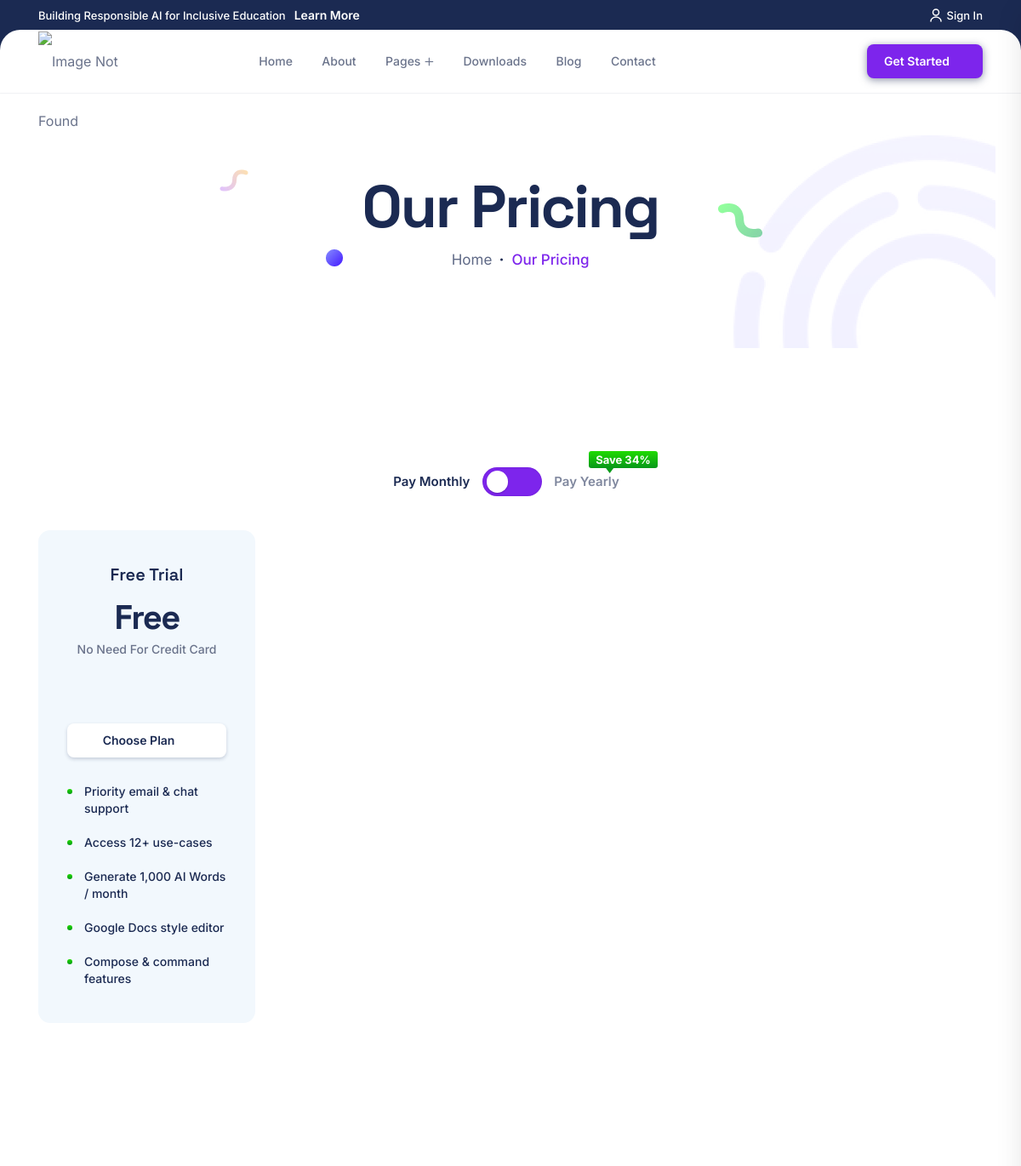
Before: /pricing/ (upper part) with the older database file.
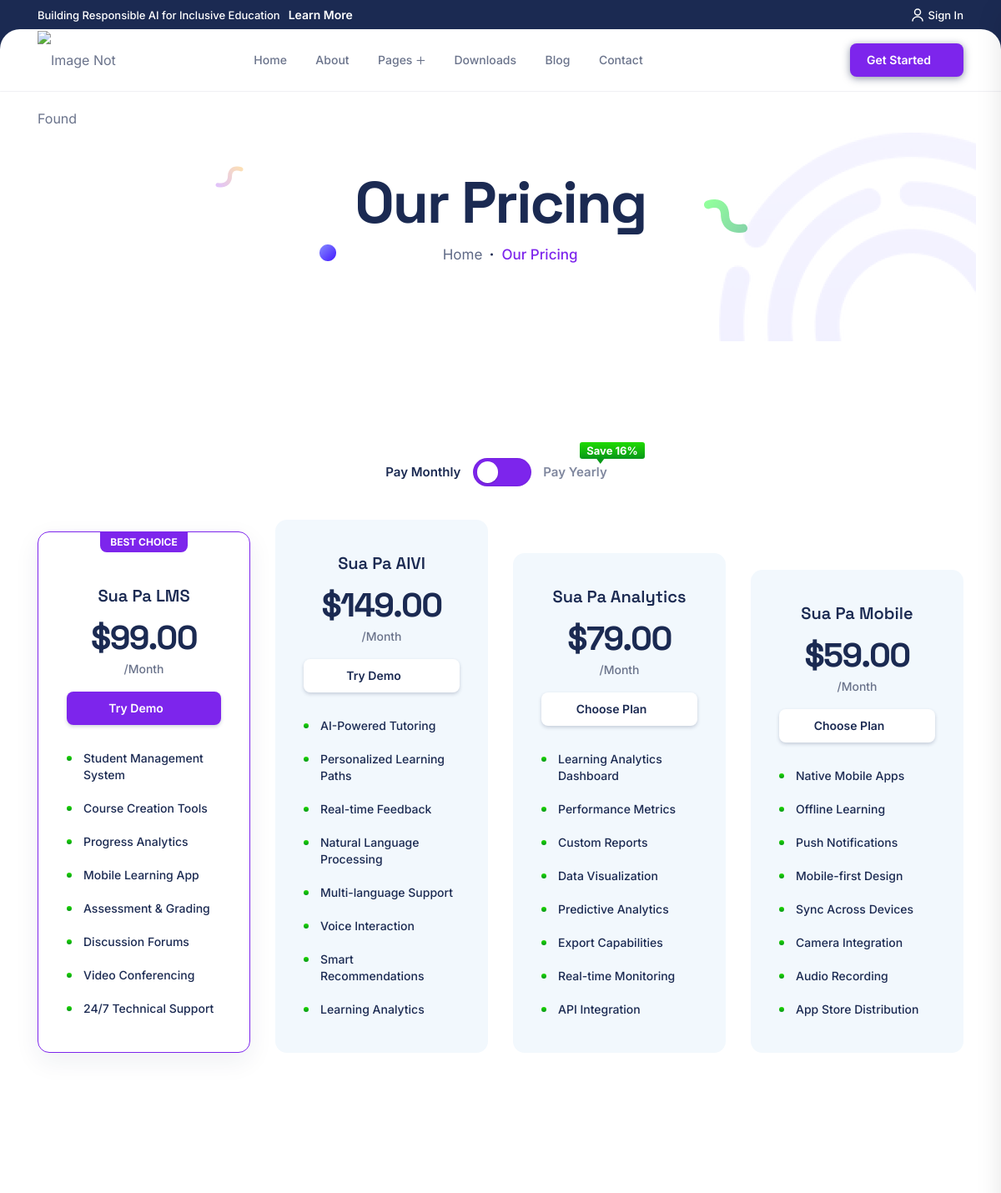
After: the same page with the newer database file.
### main/models.py (models this page shows, shortened)
class Product(models.Model):
    name = models.CharField(max_length=100, help_text="Product name (e.g., Sua Pa LMS, Sua Pa AIVI)")
    description = models.TextField(blank=True)
    short_description = models.CharField(max_length=200, blank=True)
    features = models.JSONField(default=list, blank=True, help_text="List of product features")
    monthly_price = models.DecimalField(max_digits=10, decimal_places=2)
    yearly_price = models.DecimalField(max_digits=10, decimal_places=2)
    currency = models.CharField(max_length=3, default='USD')
    is_featured = models.BooleanField(default=False)
    is_active = models.BooleanField(default=True)
    icon = models.CharField(max_length=50, blank=True, help_text="Font awesome icon class")
    image = models.ImageField(upload_to='product_images/', null=True, blank=True)
    demo_url = models.URLField(blank=True, help_text="Link to product demo")
    order = models.IntegerField(default=0)
    created_at = models.DateTimeField(default=timezone.now)
    updated_at = models.DateTimeField(auto_now=True)
    def get_yearly_savings(self):
        monthly_total = self.monthly_price * 12
        return monthly_total - self.yearly_price
    def get_yearly_discount_percent(self):
        monthly_total = self.monthly_price * 12
        if monthly_total > 0:
            return round(((monthly_total - self.yearly_price) / monthly_total) * 100)
        return 0
    def get_monthly_total_yearly(self):
        return self.monthly_price * 12
    class Meta:
        ordering = ['order', 'name']

### main/views.py (the view)
# urls.py: path('pricing/', pricing, name='pricing'),
def pricing(request):
    page_name = "Our Pricing"
    products = Product.objects.filter(is_active=True).order_by('order', 'name')
    context = {
        'page_name':page_name,
        'products':products
    }
    return render(request, 'price.html', context)

### templates/price.html
{% extends "layout.html" %}
{% load static %}
{% block content %}
    <main>
         {% include "breadcrumb.html" %}
        <section class="price-area price-tab pt-140 pb-140">
            <div class="container">
                {% include "pricing-section.html" %}
            </div>
        </section>
    </main>
{% endblock content %}

### templates/pricing-section.html (shortened to what this page needs)
{% load static %}
<div class="row">
    <div class="col-12">
        <div class="price-switch-wrapper">
            <label class="toggler toggler--is-active" id="filt-monthly">Pay Monthly</label>
            <div class="toggle">
            <b class="switch"></b>
            </div>
            <label class="toggler yearly-pack" id="filt-yearly">Pay Yearly
                {% if products %}
                    {% for product in products|slice:":1" %}
                        {% if product.get_yearly_discount_percent > 0 %}
                            <span class="amount-offer">Save {{ product.get_yearly_discount_percent }}%</span>
                        {% endif %}
                    {% endfor %}
                {% else %}
                    <span class="amount-offer">Save 34%</span>
                {% endif %}
            </label>
        </div>
    </div>
</div>
<div id="monthly" class="wrapper-full">
    <div class="row align-items-end">
        {% if products %}
            {% for product in products %}
                <div class="col-xl-3 col-lg-6 col-md-6 tp_fade_left" data-fade-from="left" {% if forloop.counter > 1 %}data-delay="{{ forloop.counter0|floatformat:1 }}"{% endif %}>
                    <div class="price-item {% if product.is_featured %}active{% endif %}">
                        {% if product.is_featured %}
                            <div class="price-item-option">
                                <span>Best Choice</span>
                            </div>
                        {% endif %}
                        <div class="price-item-head">
                            <h5 class="price-item-title">{{ product.name }}</h5>
                            <h2 class="price-item-amount-title">${{ product.monthly_price }}</h2>
                            <p>/Month</p>
                            {% if product.demo_url %}
                                <a class="price-item-btn" href="{{ product.demo_url }}" target="_blank">Try Demo<i class="fa-light fa-angle-right"></i></a>
                            {% else %}
                                <a class="price-item-btn" href="#">Choose Plan<i class="fa-light fa-angle-right"></i></a>
                            {% endif %}
                        </div>
                        {% if product.features %}
                            <ul class="price-item-list">
                                {% for feature in product.features %}
                                    <li>{{ feature }}</li>
                                {% endfor %}
                            </ul>
                        {% endif %}
                    </div>
                </div>
            {% endfor %}
        {% else %}
            <div class="col-xl-3 col-lg-6 col-md-6 tp_fade_left" data-fade-from="left">
                <div class="price-item price-item-1">
                    <div class="price-item-head">
                        <h5 class="price-item-title">Free Trial</h5>
                        <h2 class="price-item-amount-title">Free</h2>
                        <p>No Need For Credit Card</p>
                        <a class="price-item-btn" href="#">Choose Plan<i class="fa-light fa-angle-right"></i></a>
                    </div>
                    <ul class="price-item-list">
                        <li>Priority email & chat support</li>
                        <li>Access 12+ use-cases</li>
                        <li>Generate 1,000 AI Words / month</li>
                        <li>Google Docs style editor</li>
                        <li>Compose & command features</li>
                    </ul>
                </div>
            </div>
        {% endif %}
    </div>
</div>

Changed rows visible on the page:
added Product: get_yearly_discount_percent "16", is_featured "BEST CHOICE", name "Sua Pa LMS", monthly_price "99.00", features "Student Management System" "Course Creation Tools" "Progress Analytics" "Mobile Learning App" "Assessment & Grading" "Discussion Forums" "Video Conferencing" "24/7 Technical Support"
added Product: name "Sua Pa AIVI", monthly_price "149.00", features "AI-Powered Tutoring" "Personalized Learning Paths" "Real-time Feedback" "Natural Language Processing" "Multi-language Support" "Voice Interaction" "Smart Recommendations" "Learning Analytics", is_featured False (drawn)
added Product: name "Sua Pa Analytics", monthly_price "79.00", demo_url "Choose Plan", features "Learning Analytics Dashboard" "Performance Metrics" "Custom Reports" "Data Visualization" "Predictive Analytics" "Export Capabilities" "Real-time Monitoring" "API Integration"
added Product: name "Sua Pa Mobile", monthly_price "59.00", demo_url "Choose Plan", features "Native Mobile Apps" "Offline Learning" "Push Notifications" "Mobile-first Design" "Sync Across Devices" "Camera Integration" "Audio Recording" "App Store Distribution"
Other visible differences:
text no longer shown: "Save 34% Free Trial Free No Need For Credit Card Choose Plan Priority email & chat support Access 12+ use-cases Generate 1,000 AI Words / month Google Docs style editor Compose & command features"
